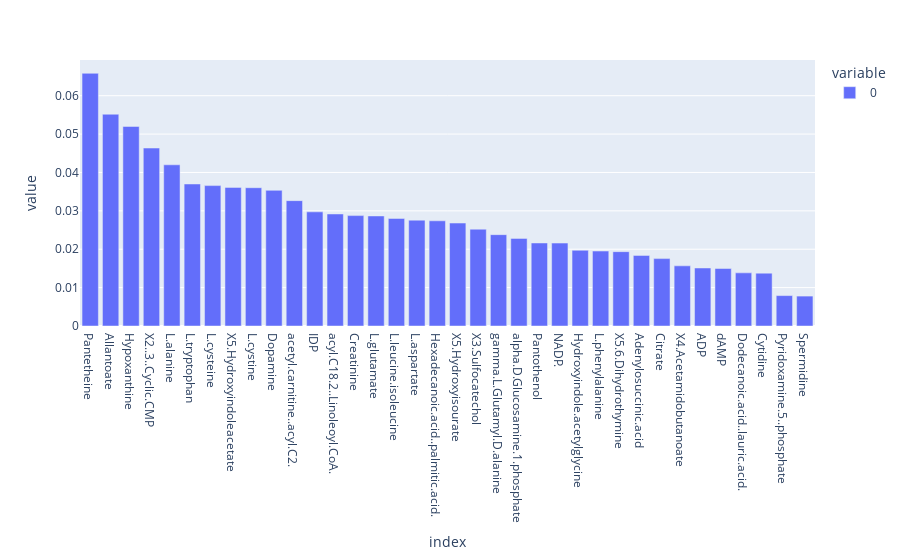

The notebook cell saved with this chart:
### Code cell
feature_names3 = X_resampled3.columns

coefs3 = pd.DataFrame(
    model3.feature_importances_,
    columns=["Coefficients"],
    index=feature_names3,
)
features3=[]
ft_importances3 = pd.Series(model3.feature_importances_, index = X_train_sel3.columns.values).sort_values(ascending=False)

for i,v in enumerate(ft_importances3):
    features3.append ('Feature: %0d, Score: %.5f' %(i,v))
xx3=pd.DataFrame(features3)

fig2= px.bar(ft_importances3.head(100))
fig2.show()

train_importances3 = pd.DataFrame(
    train_result3.importances[sorted_importances_idx3].T,
    columns=X3.columns[sorted_importances_idx3],
)
test_importances3 = pd.DataFrame(
    test_results3.importances[sorted_importances_idx3].T,
    columns=X3.columns[sorted_importances_idx3],
)


# fig2.write_image("20250108_images/Important_Features_met.png")

### Figure 1 — Plotly figure (JSON) as saved in the notebook; plotly's stock layout.template omitted (floating-point values rounded to 4 significant figures)
{"data": [{"alignmentgroup": "True", "hovertemplate": "variable=0<br>index=%{x}<br>value=%{y}<extra></extra>", "legendgroup": "0", "marker": {"color": "#636efa", "pattern": {"shape": ""}}, "name": "0", "offsetgroup": "0", "orientation": "v", "showlegend": true, "textposition": "auto", "type": "bar", "x": ["Pantetheine", "Allantoate", "Hypoxanthine", "X2..3..Cyclic.CMP", "L.alanine", "L.tryptophan", "L.cysteine", "X5.Hydroxyindoleacetate", "L.cystine", "Dopamine", "acetyl.carnitine..acyl.C2.", "IDP", "acyl.C18.2..Linoleoyl.CoA.", "Creatinine", "L.glutamate", "L.leucine.isoleucine", "L.aspartate", "Hexadecanoic.acid..palmitic.acid.", "X5.Hydroxyisourate", "X3.Sulfocatechol", "gamma.L.Glutamyl.D.alanine", "alpha.D.Glucosamine.1.phosphate", "Pantothenol", "NADP.", "Hydroxyindole.acetylglycine", "L.phenylalanine", "X5.6.Dihydrothymine", "Adenylosuccinic.acid", "Citrate", "X4.Acetamidobutanoate", "ADP", "dAMP", "Dodecanoic.acid..lauric.acid.", "Cytidine", "Pyridoxamine.5..phosphate", "Spermidine"], "xaxis": "x", "y": [0.06584, 0.05517, 0.05199, 0.04636, 0.042, 0.037, 0.03658, 0.03611, 0.03603, 0.03535, 0.03266, 0.02973, 0.02919, 0.02876, 0.02867, 0.02802, 0.02758, 0.02741, 0.02682, 0.02522, 0.0238, 0.02282, 0.02163, 0.02161, 0.01972, 0.01952, 0.01936, 0.01839, 0.01756, 0.01567, 0.01511, 0.01497, 0.01384, 0.01377, 0.007919, 0.007793], "yaxis": "y"}], "layout": {"barmode": "relative", "legend": {"title": {"text": "variable"}, "tracegroupgap": 0}, "margin": {"t": 60}, "xaxis": {"anchor": "y", "domain": [0, 1], "title": {"text": "index"}}, "yaxis": {"anchor": "x", "domain": [0, 1], "title": {"text": "value"}}}}
